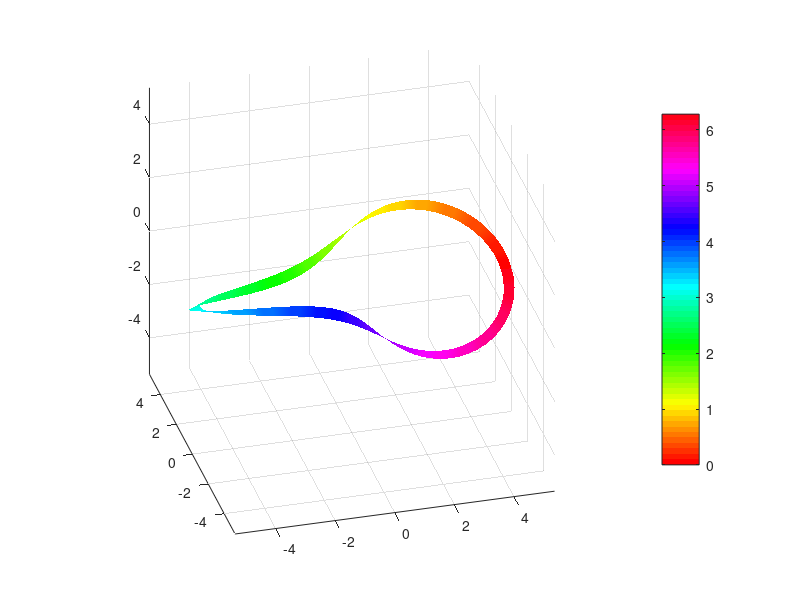

This chart was generated by the following MATLAB code:
u=linspace(0,2*pi,100);
v=linspace(0,2*pi,100);
[U,V]=meshgrid(u,v);
r=(((cos(V)).^20+(sin(V)).^20).^(-1/20));
X=(4+r*cos(V+2*U)).*cos(U);
Y=(4+r*cos(V+2*U)).*sin(U);
Z=r*sin(V+2*U);
C=U;
figure;
surf(X,Y,Z,C,'EdgeColor','none','FaceColor','interp');
axis equal
colorbar
colormap hsv
view(-15,30)